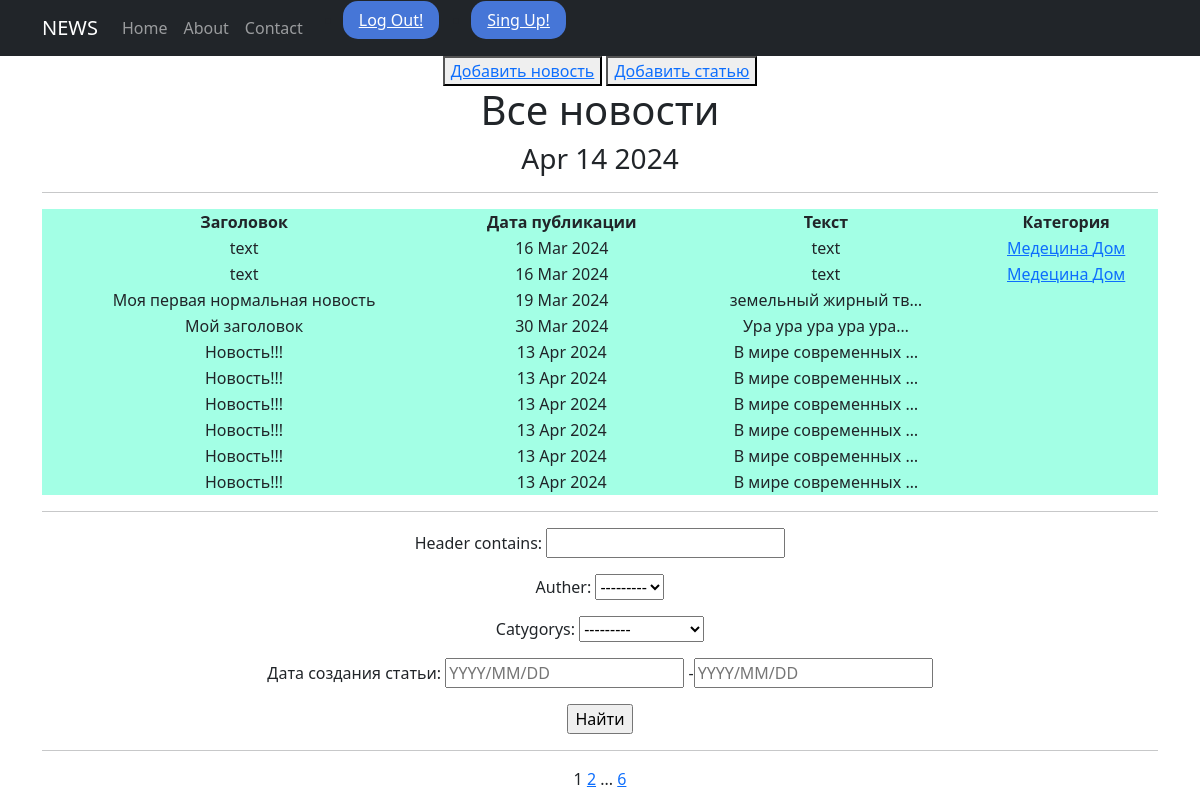
Screenshot of /news/ (signed in) with the database file from the repository.
### news/models.py (models this page shows, shortened)
class Post (models.Model):
    auther = models.ForeignKey(Author, on_delete=models.CASCADE)
    rulobject = models.CharField(max_length=2,choices=POSITIONS)
    date =models.DateTimeField(auto_now_add=True)
    catygorys = models.ManyToManyField(Category,through='PostCategory')
    header = models.CharField(max_length=30)
    text = models.TextField()
    _postratio = models.IntegerField(default=0)
    @property
    def postratio(self):
        return self._postratio

class Category(models.Model):
    title = models.CharField(max_length=50,unique=True)
    subscribers = models.ManyToManyField(User)
    def __str__(self):
        return self.title
    def __init__(self, *args, **kwargs):
        super().__init__(*args, **kwargs)
        self.subscribers.initial = 'default_user'

### news/views.py (the view)
# urls.py: path('', PostList.as_view(),name='post_detail'),
class PostList(LoginRequiredMixin,ListView):
    model = Post
    ordering = 'date'
    template_name = 'flatpages/news.html'
    context_object_name = 'news'
    paginate_by = 10
    def get_context_data(self, **kwargs):
        context = super().get_context_data(**kwargs)
        context['time_now'] = datetime.utcnow()
        context['filterset'] = self.filterset
        return context
    def get_queryset(self):
        queryset = super().get_queryset()
        self.filterset = PostFilter(self.request.GET, queryset)
        return self.filterset.qs

### news/models.py (called while the page is built)
    def __str__(self):
        return self.user.username

### news/templatetags/custom_tags.py (called while the page is built)
@register.simple_tag()
def current_time(format_string ='%b %d %Y' ):
    return datetime.utcnow().strftime(format_string)

### templates/flatpages/news.html (shortened to what this page needs)
{% extends 'flatpages/default.html' %}
{% load custom_filters %}
{% load custom_tags %}
{% block content %}
    <button> <a  href="nw/create/"> Добавить новость</a> </button>
<button> <a  href="ar/create/"> Добавить статью</a> </button>
 <h1>Все новости</h1>
  <h3>{% current_time '%b %d %Y'%}</h3>
   <hr>
   {% if news %}
       <table bgcolor="#a3ffe5" align="center" width="100%"   >
           <tr >
               <td > <strong>Заголовок</strong></td>
               <td><strong>Дата публикации</strong></td>
               <td><strong>Текст</strong></td>
               <td><strong>Категория</strong></td>
           </tr>
           {% for new in news %}
           <tr>
               <td><a > {{ new.header }}</a></td>
               <td>{{ new.date|date:'d M Y' }}</td>
               <td>{{ new.text|truncatechars:20 }}</td>
                <td>{% for catygory in new.catygorys.all %}
                       <a href="/news/category/{{catygory.id}}/"> {{catygory}} </a>
                    {% endfor %}
                </td>
           </tr>
           {% endfor %}
       </table>
         <hr>
        <form action="" method="get">
     {{ filterset.form.as_p }}
    <input type="submit" value="Найти">
    </form>
          <hr>
   {% else %}
       <h2>Новостей нет!</h2>
   {% endif %}
    {{ page_obj.number }}
    {% if page_obj.has_next %}
       <a href="?page={{ page_obj.next_page_number }}">{{ page_obj.next_page_number }}</a>
       {% if paginator.num_pages != page_obj.next_page_number %}
           ...
           <a href="?page={{ page_obj.paginator.num_pages }}">{{ page_obj.paginator.num_pages }}</a>
       {% endif %}
   {% endif %}
{% endblock content %}

### rows the page displays
Post: header "text", date "16 Mar 2024", text "text"
Category: title "Медецина"
Category: title "Дом"
Post: header "text", date "16 Mar 2024", text "text"
Post: header "Моя первая нормальная новость", date "19 Mar 2024", text "земельный жирный тв…"
Post: header "Мой заголовок", date "30 Mar 2024", text "Ура ура ура ура ура…"
Post: header "Новость!!!", date "13 Apr 2024", text "В мире современных …"
Post: header "Новость!!!", date "13 Apr 2024", text "В мире современных …"
Post: header "Новость!!!", date "13 Apr 2024", text "В мире современных …"
Post: header "Новость!!!", date "13 Apr 2024", text "В мире современных …"
Post: header "Новость!!!", date "13 Apr 2024", text "В мире современных …"
Post: header "Новость!!!", date "13 Apr 2024", text "В мире современных …"

### other values shown
{{ page_obj.number }} "1"
{{ page_obj.next_page_number }} "2"
{{ page_obj.paginator.num_pages }} "6"
